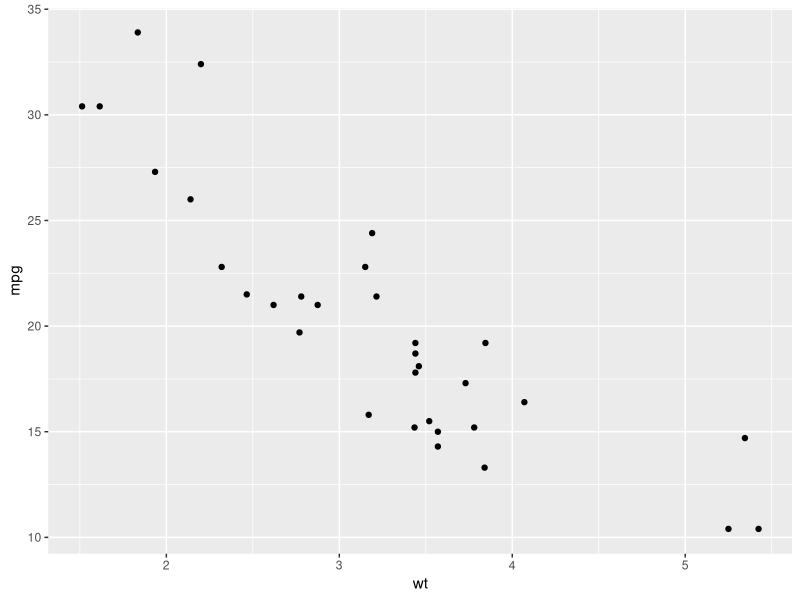
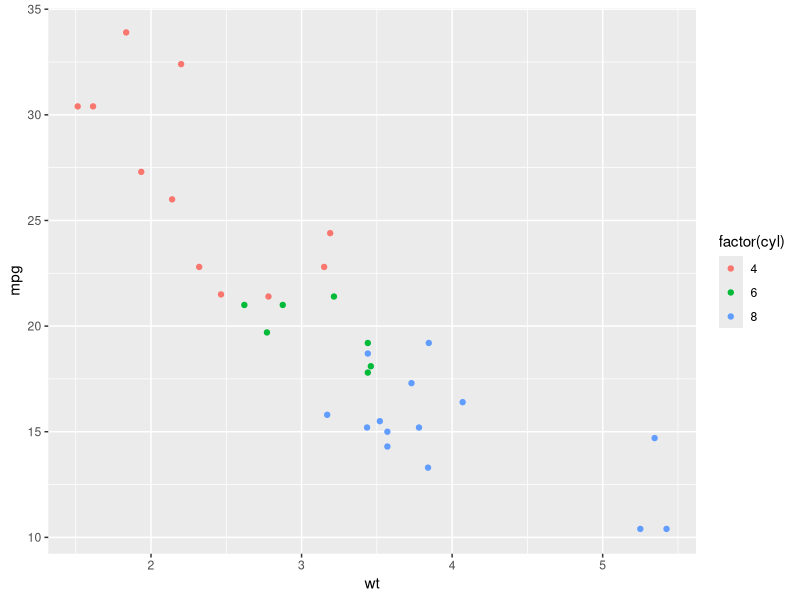
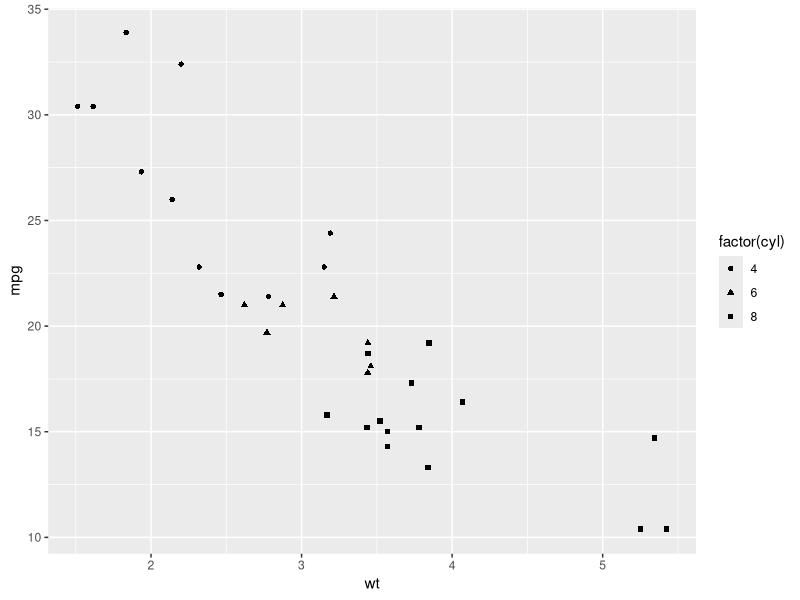
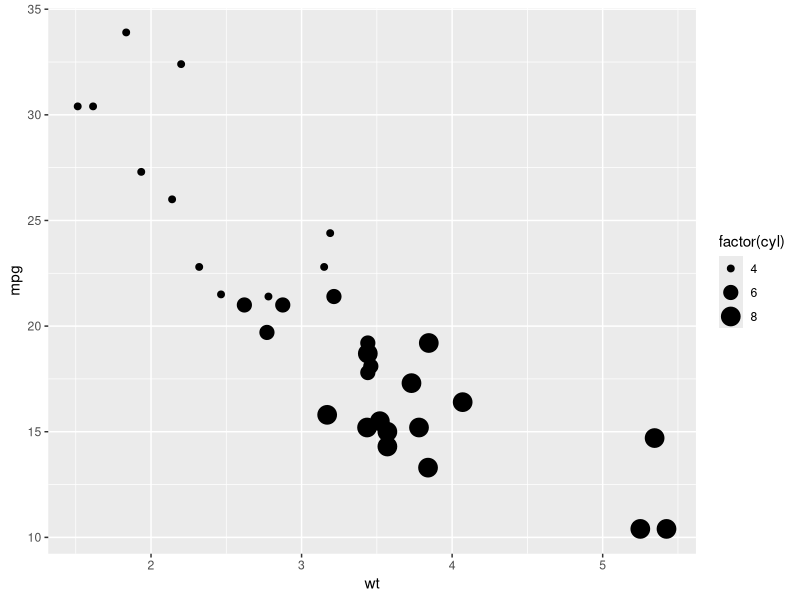
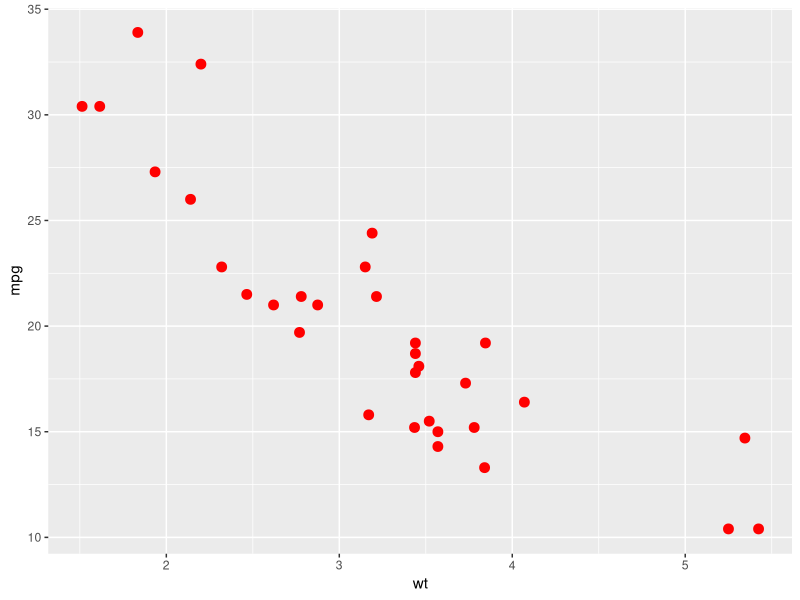
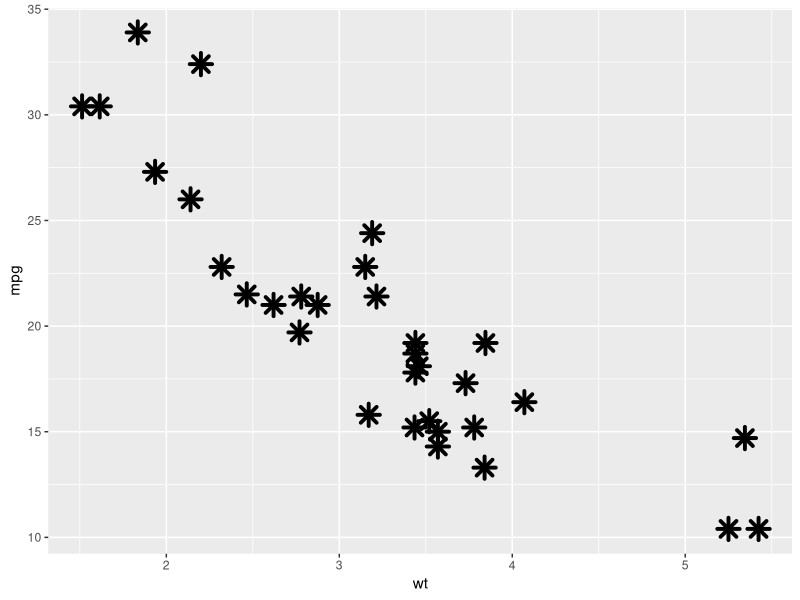

Reproduce these figures in R, in order.
library(ggplot2)

#blank canvas
p <- ggplot(mtcars, aes(wt, mpg))

#Adding the curve
p + geom_point()

#Adding aesthetics mappings
## Colored points by number of cyl
p + geom_point(aes(colour = factor(cyl)))

## Changed shape of points based of num of cyl
p + geom_point(aes(shape = factor(cyl)))

## Change size of point based on num of cyl
p + geom_point(aes(size = factor(cyl))) # best for continuous variables

# Set aesthetics to a fixed value
p + geom_point(colour = "red", size = 3)

# Some more options
p + geom_point(shape = 8, colour = "black", fill = "white", 
               size = 4, stroke = 2)
